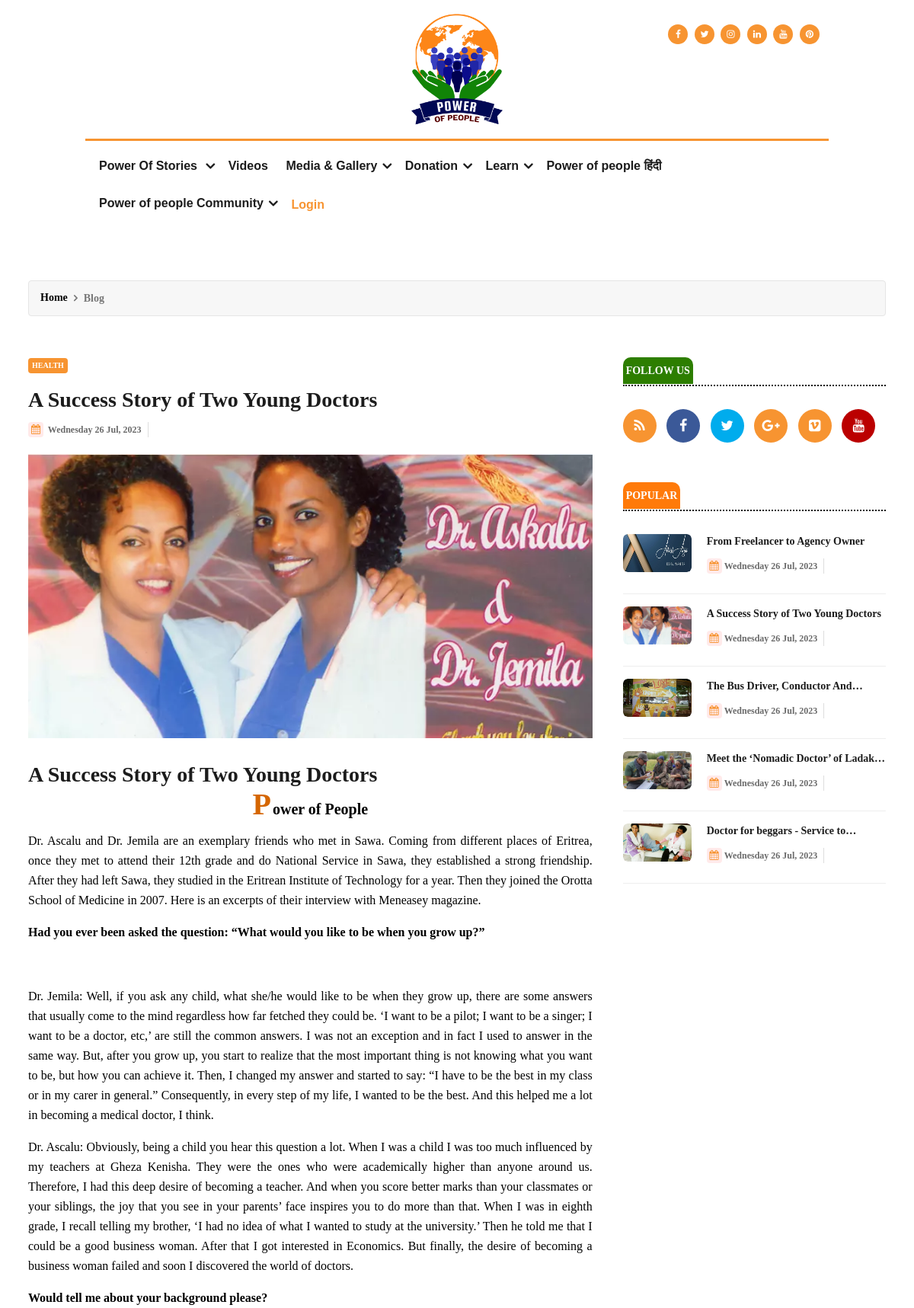
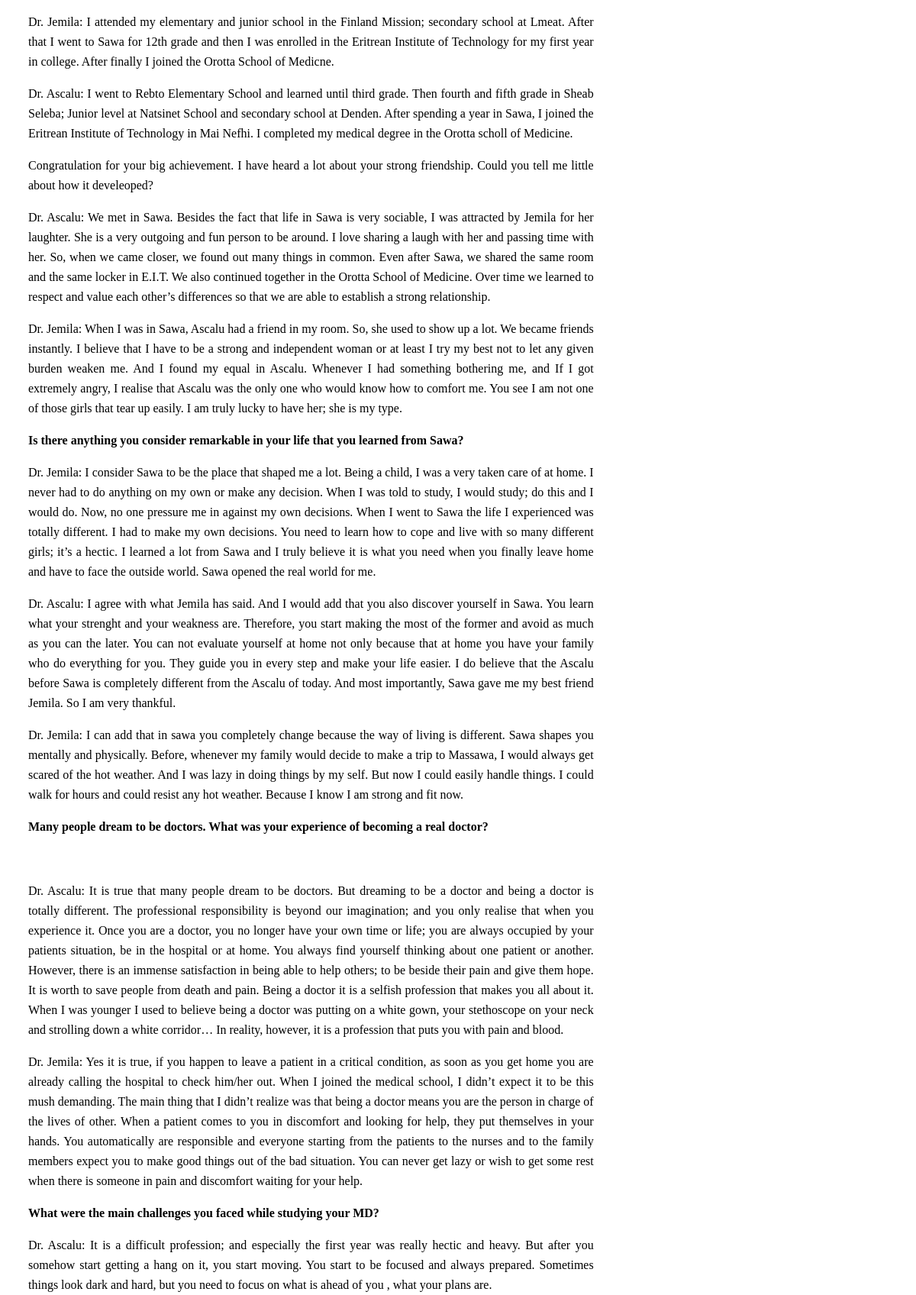
/blog_view.php?id=9 (upper part), run on the app's committed database (2 pictures, top to bottom).
### tables this page shows
CREATE TABLE `blog` (
  `id` int(11) NOT NULL,
  `headline` varchar(150) DEFAULT NULL,
  `description` text DEFAULT NULL,
  `category` varchar(150) DEFAULT NULL,
  `uploadFile` varchar(150) DEFAULT NULL,
  `status` enum('0','1') NOT NULL DEFAULT '1',
  `added_on` timestamp NOT NULL DEFAULT current_timestamp()
);

### blog_view.php (the view, shortened to what this page needs)
<?php
include "header.php";
include "./database/database.php";
?>
<section>
    <div class="page-title">
        <div class="container">
            <div class="row">
                <div class="col-md-12">
                    <ul class="breadcrumb">
                        <li><a href="index.php">Home</a></li>
                        <li>Blog</li>
                    </ul>
                </div>
            </div>
        </div>
    </div>
</section>
<section class="utf_block_wrapper">
    <div class="container">
        <div class="row">
            <div class="col-lg-8 col-md-12">
             <?php
            $id=$_GET['id'];
            $sql = "SELECT * FROM `blog` WHERE `id` = $id";
             $result = mysqli_query($conn, $sql);
             $row = mysqli_fetch_assoc($result);
             ?>
                <div class="single-post">
                    <div class="utf_post_title-area"> <a class="utf_post_cat" href="#"><?php echo "".$row['category'].""; ?></a>
                        <h2 class="utf_post_title"> <?php echo "".$row['headline'].""; ?></h2>
                        <div class="utf_post_meta">
                            <span class="utf_post_date"><i class="fa fa-calendar"></i> <?php echo "". date('l d M, Y',strtotime($row['added_on'])).""; ?></span>
                        </div>
                    </div>
                    <div class="utf_post_content-area">
                        <div class='post-media post-featured-image'><img src='./admin/blog_docs/<?php echo $row['id']; ?>/photo/<?php echo $row['uploadFile'] ?>'
                                    class='img-fluid' alt=''>
                        </div>
                        <div class='entry-content'>
                        <?php echo "".$row['description'].""; ?>
                        </div>
                    </div>
                </div>
            </div>
            <div class="col-lg-4 col-md-12">
                <div class="sidebar utf_sidebar_right">
                    <div class="widget">
                        <h3 class="utf_block_title"><span class="bg-title-green">Follow Us</span></h3>
                        <ul class="social-icon">
                            <li><a href="#" target="_blank"><i class="fa fa-rss"></i></a></li>
                            <li><a href="#" target="_blank"><i class="fa fa-facebook"></i></a></li>
                            <li><a href="#" target="_blank"><i class="fa fa-twitter"></i></a></li>
                            <li><a href="#" target="_blank"><i class="fa fa-google-plus"></i></a></li>
                            <li><a href="#" target="_blank"><i class="fa fa-vimeo-square"></i></a></li>
                            <li><a href="#" target="_blank"><i class="fa fa-youtube"></i></a></li>
                        </ul>
                    </div>
                    <div class="widget color-default">
                        <h3 class="utf_block_title"><span class="bg-title-orange">Popular</span></h3>
                        <div class="utf_list_post_block">
                            <ul class="utf_list_post">
                            <?php
                       $sql = "SELECT `id`, `headline`, `description`, `uploadFile`, `category`, `status`, `added_on` FROM `blog` where `status` ='1' ORDER BY RAND() LIMIT 5";
                       $result = mysqli_query($conn, $sql);
                         while ($row = mysqli_fetch_assoc($result)) {
                            echo "
                            <a href='blog_view.php?id=".$row['id'] ."'?id=". $row['id'] ."'>
                            <li class='clearfix'>
                            <div class='utf_post_block_style post-float clearfix'>
                                <div class='utf_post_thumb fimage3'> <img class='img-fluid '
                                            src='./admin/blog_docs/".$row['id']."/photo/".$row['uploadFile']."'></div>
                                <div class='utf_post_content'>
                                    <h2 class='utf_post_title title-small dottss'> ".$row['headline']." </h2>
                                    <div class='utf_post_meta'>
                                    <span class='utf_post_date'><i class='fa fa-calendar'></i>". date('l d M, Y',strtotime($row['added_on']))."</span> </div>
                                </div>
                            </div>
                        </li></a>
                            "; } ?>
                            </ul>
                        </div>
                    </div>
                </div>
            </div>
        </div>
    </div>
</section>
<?php
include "footer.php";
?>

### data on the page
blog: category "HEALTH", headline "A Success Story of Two Young Doctors", added_on "Wednesday 26 Jul, 2023", uploadFile (picture), description "A Success Story of Two Young Doctors Power of People Dr. Ascalu and Dr. Jemila are an exemplary friends who met in Sawa. Coming from different places of Eritrea, once they met to attend their 12th grade and do National Service in Sawa, they established a strong friendship. After they had left Sawa, they studied in the Eritrean Institute of Technology for a year. Then they joined the Orotta School of Medicine in 2007. Here is an excerpts of their interview with Meneasey magazine. Had you ever been asked the question: “What would you like to be when you grow up?” Dr. Jemila: Well, if you ask any child, what she/he would like to be when they grow up, there are some answers that usually come to…"
blog: uploadFile (picture), headline "From Freelancer to Agency Owner", added_on "Wednesday 26 Jul, 2023"
blog: uploadFile (picture), headline "The Bus Driver, Conductor…", added_on "Wednesday 26 Jul, 2023"
blog: uploadFile (picture), headline "Meet the ‘Nomadic Doctor’ of…", added_on "Wednesday 26 Jul, 2023"
blog: uploadFile (picture), headline "Doctor for beggars - Service…", added_on "Wednesday 26 Jul, 2023"
